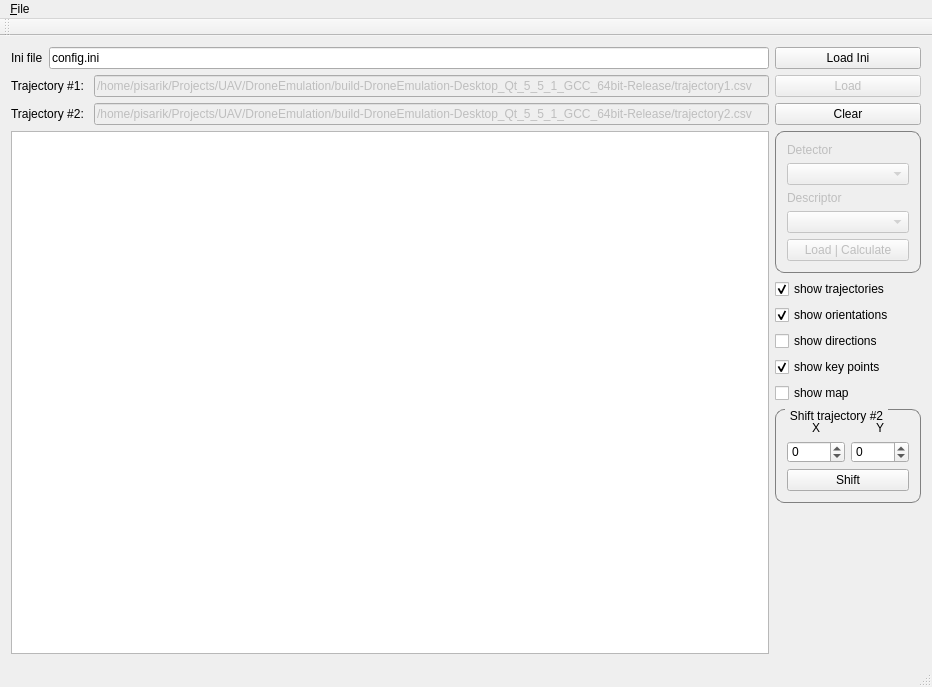
<?xml version="1.0" encoding="UTF-8"?>
<ui version="4.0">
 <class>MainView</class>
 <widget class="QMainWindow" name="MainView">
  <property name="geometry">
   <rect>
    <x>0</x>
    <y>0</y>
    <width>932</width>
    <height>687</height>
   </rect>
  </property>
  <property name="windowTitle">
   <string>MainView</string>
  </property>
  <widget class="QWidget" name="centralWidget">
   <layout class="QHBoxLayout" name="horizontalLayout_4">
    <item>
     <layout class="QVBoxLayout" name="verticalLayout">
      <item>
       <layout class="QHBoxLayout" name="horizontalLayout_3">
        <item>
         <widget class="QLabel" name="label">
          <property name="text">
           <string>Ini file</string>
          </property>
         </widget>
        </item>
        <item>
         <widget class="QLineEdit" name="ini_edit">
          <property name="text">
           <string>config.ini</string>
          </property>
         </widget>
        </item>
       </layout>
      </item>
      <item>
       <layout class="QHBoxLayout" name="horizontalLayout">
        <item>
         <widget class="QLabel" name="label_traj_first">
          <property name="text">
           <string>Trajectory #1: </string>
          </property>
         </widget>
        </item>
        <item>
         <widget class="QLineEdit" name="first_traj_edit">
          <property name="enabled">
           <bool>false</bool>
          </property>
          <property name="sizePolicy">
           <sizepolicy hsizetype="Expanding" vsizetype="Fixed">
            <horstretch>0</horstretch>
            <verstretch>0</verstretch>
           </sizepolicy>
          </property>
          <property name="toolTip">
           <string/>
          </property>
          <property name="statusTip">
           <string/>
          </property>
          <property name="whatsThis">
           <string/>
          </property>
          <property name="accessibleDescription">
           <string/>
          </property>
          <property name="text">
           <string>/home/pisarik/Projects/UAV/DroneEmulation/build-DroneEmulation-Desktop_Qt_5_5_1_GCC_64bit-Release/trajectory1.csv
 </string>
          </property>
          <property name="placeholderText">
           <string>Trajectory #1 path to csv</string>
          </property>
         </widget>
        </item>
       </layout>
      </item>
      <item>
       <layout class="QHBoxLayout" name="horizontalLayout_2">
        <item>
         <widget class="QLabel" name="label_traj_second">
          <property name="text">
           <string>Trajectory #2: </string>
          </property>
         </widget>
        </item>
        <item>
         <widget class="QLineEdit" name="second_traj_edit">
          <property name="enabled">
           <bool>false</bool>
          </property>
          <property name="text">
           <string>/home/pisarik/Projects/UAV/DroneEmulation/build-DroneEmulation-Desktop_Qt_5_5_1_GCC_64bit-Release/trajectory2.csv  </string>
          </property>
          <property name="placeholderText">
           <string>Trajectory #2 path to csv</string>
          </property>
         </widget>
        </item>
       </layout>
      </item>
      <item>
       <widget class="viewpkg::GraphicsMapView" name="graphicsView">
        <property name="mouseTracking">
         <bool>true</bool>
        </property>
       </widget>
      </item>
     </layout>
    </item>
    <item>
     <layout class="QVBoxLayout" name="verticalLayout_2">
      <item>
       <widget class="QPushButton" name="load_ini_btn">
        <property name="text">
         <string>Load Ini</string>
        </property>
       </widget>
      </item>
      <item>
       <widget class="QPushButton" name="load_btn">
        <property name="enabled">
         <bool>false</bool>
        </property>
        <property name="text">
         <string>Load</string>
        </property>
       </widget>
      </item>
      <item>
       <widget class="QPushButton" name="clear_btn">
        <property name="text">
         <string>Clear</string>
        </property>
       </widget>
      </item>
      <item>
       <widget class="QGroupBox" name="model_settings_group">
        <property name="enabled">
         <bool>false</bool>
        </property>
        <property name="styleSheet">
         <string notr="true">QGroupBox {
    border: 1px solid gray;
    border-radius: 9px;
    margin-top: 0.5em;
}

QGroupBox::title {
    subcontrol-origin: margin;
    left: 10px;
    padding: 0 3px 0 3px;
}</string>
        </property>
        <property name="title">
         <string/>
        </property>
        <property name="flat">
         <bool>false</bool>
        </property>
        <layout class="QVBoxLayout" name="verticalLayout_6">
         <item>
          <widget class="QLabel" name="label_4">
           <property name="text">
            <string>Detector</string>
           </property>
          </widget>
         </item>
         <item>
          <widget class="QComboBox" name="detector_combo"/>
         </item>
         <item>
          <widget class="QLabel" name="label_5">
           <property name="text">
            <string>Descriptor</string>
           </property>
          </widget>
         </item>
         <item>
          <widget class="QComboBox" name="descriptor_combo"/>
         </item>
         <item>
          <widget class="QPushButton" name="calculate_btn">
           <property name="text">
            <string>Load | Calculate</string>
           </property>
           <property name="default">
            <bool>false</bool>
           </property>
          </widget>
         </item>
        </layout>
       </widget>
      </item>
      <item>
       <widget class="QCheckBox" name="is_trajectory_show_chk">
        <property name="text">
         <string>show trajectories</string>
        </property>
        <property name="checked">
         <bool>true</bool>
        </property>
       </widget>
      </item>
      <item>
       <widget class="QCheckBox" name="is_orientation_show_chk">
        <property name="text">
         <string>show orientations</string>
        </property>
        <property name="checked">
         <bool>true</bool>
        </property>
       </widget>
      </item>
      <item>
       <widget class="QCheckBox" name="is_direction_show_chk">
        <property name="text">
         <string>show directions</string>
        </property>
       </widget>
      </item>
      <item>
       <widget class="QCheckBox" name="is_key_point_show_chk">
        <property name="text">
         <string>show key points</string>
        </property>
        <property name="checked">
         <bool>true</bool>
        </property>
       </widget>
      </item>
      <item>
       <widget class="QCheckBox" name="is_map_show_check">
        <property name="text">
         <string>show map</string>
        </property>
       </widget>
      </item>
      <item>
       <widget class="QGroupBox" name="groupBox">
        <property name="minimumSize">
         <size>
          <width>0</width>
          <height>0</height>
         </size>
        </property>
        <property name="autoFillBackground">
         <bool>false</bool>
        </property>
        <property name="styleSheet">
         <string notr="true">QGroupBox {
    border: 1px solid gray;
    border-radius: 9px;
    margin-top: 0.5em;
}

QGroupBox::title {
    subcontrol-origin: margin;
    left: 10px;
    padding: 0 3px 0 3px;
}</string>
        </property>
        <property name="title">
         <string>Shift trajectory #2</string>
        </property>
        <property name="flat">
         <bool>false</bool>
        </property>
        <property name="checkable">
         <bool>false</bool>
        </property>
        <layout class="QVBoxLayout" name="verticalLayout_5">
         <item>
          <layout class="QHBoxLayout" name="horizontalLayout_5">
           <item>
            <layout class="QVBoxLayout" name="verticalLayout_3">
             <item>
              <widget class="QLabel" name="label_2">
               <property name="sizePolicy">
                <sizepolicy hsizetype="Minimum" vsizetype="Preferred">
                 <horstretch>0</horstretch>
                 <verstretch>0</verstretch>
                </sizepolicy>
               </property>
               <property name="text">
                <string>X</string>
               </property>
               <property name="alignment">
                <set>Qt::AlignCenter</set>
               </property>
              </widget>
             </item>
             <item>
              <widget class="QSpinBox" name="trj2_shift_x_spin">
               <property name="suffix">
                <string/>
               </property>
               <property name="minimum">
                <number>-1000</number>
               </property>
               <property name="maximum">
                <number>1000</number>
               </property>
               <property name="singleStep">
                <number>5</number>
               </property>
              </widget>
             </item>
            </layout>
           </item>
           <item>
            <layout class="QVBoxLayout" name="verticalLayout_4">
             <item>
              <widget class="QLabel" name="label_3">
               <property name="text">
                <string>Y</string>
               </property>
               <property name="alignment">
                <set>Qt::AlignCenter</set>
               </property>
               <property name="margin">
                <number>-3</number>
               </property>
              </widget>
             </item>
             <item>
              <widget class="QSpinBox" name="trj2_shift_y_spin">
               <property name="suffix">
                <string/>
               </property>
               <property name="prefix">
                <string/>
               </property>
               <property name="minimum">
                <number>-1000</number>
               </property>
               <property name="maximum">
                <number>1000</number>
               </property>
               <property name="singleStep">
                <number>5</number>
               </property>
              </widget>
             </item>
            </layout>
           </item>
          </layout>
         </item>
         <item>
          <widget class="QPushButton" name="trj2_shift_btn">
           <property name="text">
            <string>Shift</string>
           </property>
          </widget>
         </item>
        </layout>
       </widget>
      </item>
      <item>
       <spacer name="verticalSpacer">
        <property name="orientation">
         <enum>Qt::Vertical</enum>
        </property>
        <property name="sizeHint" stdset="0">
         <size>
          <width>20</width>
          <height>40</height>
         </size>
        </property>
       </spacer>
      </item>
     </layout>
    </item>
   </layout>
  </widget>
  <widget class="QMenuBar" name="menuBar">
   <property name="geometry">
    <rect>
     <x>0</x>
     <y>0</y>
     <width>932</width>
     <height>25</height>
    </rect>
   </property>
   <widget class="QMenu" name="menu_File">
    <property name="title">
     <string>&amp;File</string>
    </property>
    <addaction name="action_Open"/>
    <addaction name="separator"/>
    <addaction name="action_Exit"/>
   </widget>
   <addaction name="menu_File"/>
  </widget>
  <widget class="QToolBar" name="mainToolBar">
   <property name="mouseTracking">
    <bool>false</bool>
   </property>
   <attribute name="toolBarArea">
    <enum>TopToolBarArea</enum>
   </attribute>
   <attribute name="toolBarBreak">
    <bool>false</bool>
   </attribute>
  </widget>
  <widget class="QStatusBar" name="statusBar"/>
  <action name="action_Open">
   <property name="text">
    <string>&amp;Open</string>
   </property>
  </action>
  <action name="action_Exit">
   <property name="text">
    <string>&amp;Exit</string>
   </property>
  </action>
 </widget>
 <layoutdefault spacing="6" margin="11"/>
 <customwidgets>
  <customwidget>
   <class>viewpkg::GraphicsMapView</class>
   <extends>QGraphicsView</extends>
   <header>view/graphics_map_view.h</header>
  </customwidget>
 </customwidgets>
 <resources/>
 <connections>
  <connection>
   <sender>action_Exit</sender>
   <signal>triggered()</signal>
   <receiver>MainView</receiver>
   <slot>close()</slot>
   <hints>
    <hint type="sourcelabel">
     <x>-1</x>
     <y>-1</y>
    </hint>
    <hint type="destinationlabel">
     <x>310</x>
     <y>231</y>
    </hint>
   </hints>
  </connection>
 </connections>
</ui>
